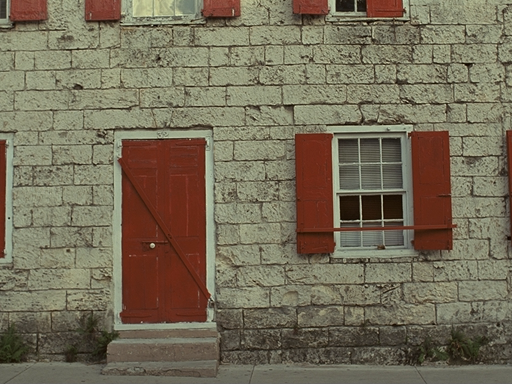
#> input picture reference_images/I01.BMP, 512 x 384 px
$ python -i 'качество.py'   (imports and definitions only)   (older library calls are emulated)
#> lines starting #> are read from the running program, lines starting #| are printed output that depends on the picture
#> further down, picture is the input picture: shape (384, 512, 3); mean B, G, R 88.4, 109.1, 118.1
import cv2
import numpy as np
import os
from skimage import io, color, util
from skimage.metrics import structural_similarity as ssim
from skimage.metrics import peak_signal_noise_ratio as psnr
def image_quality_squared_gradient(image):
    gray_image = cv2.cvtColor(image, cv2.COLOR_BGR2GRAY)
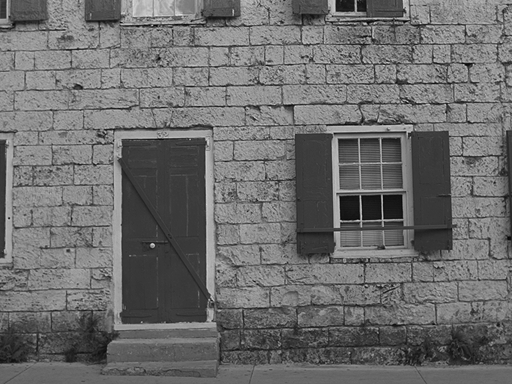
#> gray_image: shape (384, 512); min 1, max 225, mean 109.4
    gradient_x = cv2.Sobel(gray_image, cv2.CV_64F, 1, 0, ksize=3)
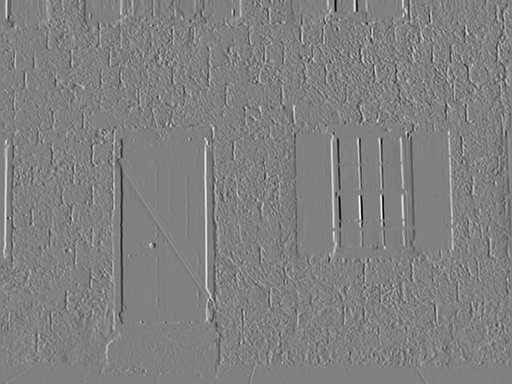
#> gradient_x: shape (384, 512) float64; min -742, max 726, mean 0; drawn with min black and max white
    gradient_y = cv2.Sobel(gray_image, cv2.CV_64F, 0, 1, ksize=3)
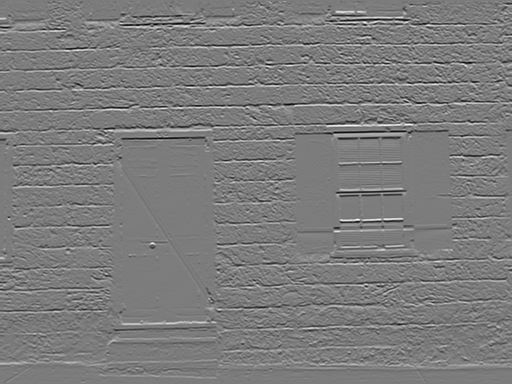
#> gradient_y: shape (384, 512) float64; min -703, max 737, mean -0.4; drawn with min black and max white
    squared_gradient = gradient_x ** 2 + gradient_y ** 2
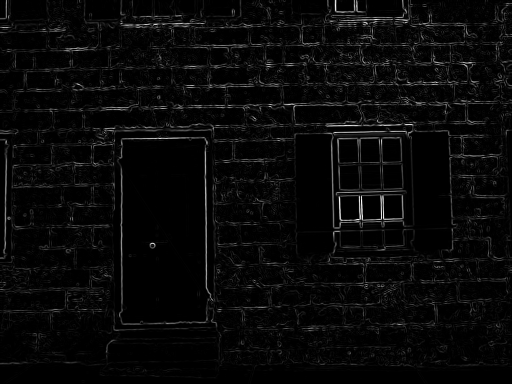
#> squared_gradient: shape (384, 512) float64; min 0, max 553700, mean 20273.7; drawn with min black and max white
    quality = np.mean(squared_gradient)
#> quality = 20273.7
    return quality
# [71 lines left out: functions calculate_brisque_quality, calculate_PSNR_quality, calculate_SSIM_quality, process_images_in_folders, not called in this run]

# [6 lines not run here, left out]

>>> import cv2
>>> picture = cv2.imread('reference_images/I01.BMP')
>>> result = image_quality_squared_gradient(picture)
#> result = 20273.7

$ run again, on reference_images/I05.BMP
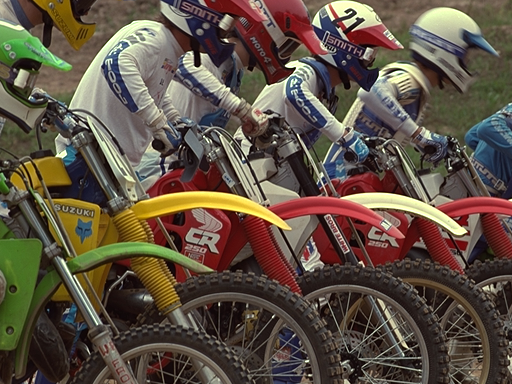
#> input picture reference_images/I05.BMP, 512 x 384 px
#> picture is the input picture: shape (384, 512, 3); mean B, G, R 68.2, 82, 95.1
#> in image_quality_squared_gradient, `gradient_y = cv2.Sobel(gray_image, cv2.CV_64F, 0, 1, ksize=3)`:
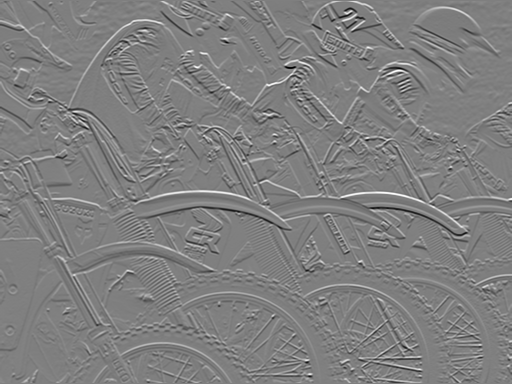
#> gradient_y: shape (384, 512) float64; min -998, max 992, mean -0.6; drawn with min black and max white
#> in image_quality_squared_gradient, `squared_gradient = gradient_x ** 2 + gradient_y ** 2`:
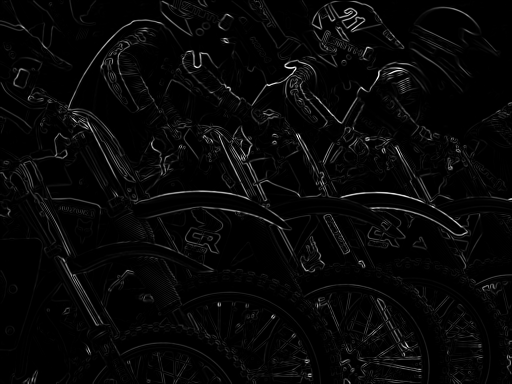
#> squared_gradient: shape (384, 512) float64; min 0, max 1101706, mean 34067; drawn with min black and max white
#> quality = 34067

$ run again, on reference_images/I06.BMP
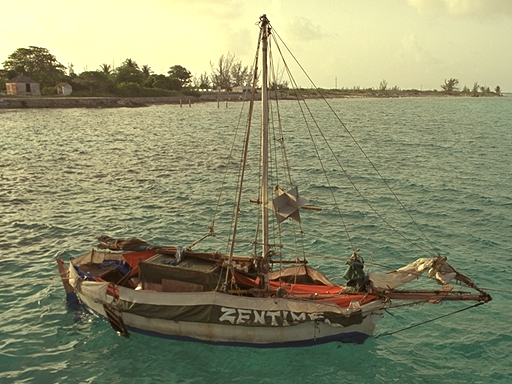
#> input picture reference_images/I06.BMP, 512 x 384 px
#> picture is the input picture: shape (384, 512, 3); mean B, G, R 108.3, 141.8, 140.3
#> in image_quality_squared_gradient, `gradient_y = cv2.Sobel(gray_image, cv2.CV_64F, 0, 1, ksize=3)`:
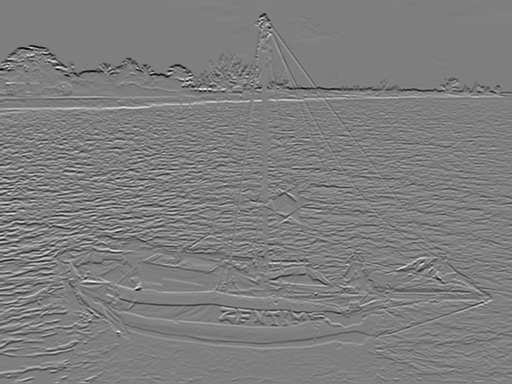
#> gradient_y: shape (384, 512) float64; min -820, max 825, mean -3.2; drawn with min black and max white
#> in image_quality_squared_gradient, `squared_gradient = gradient_x ** 2 + gradient_y ** 2`:
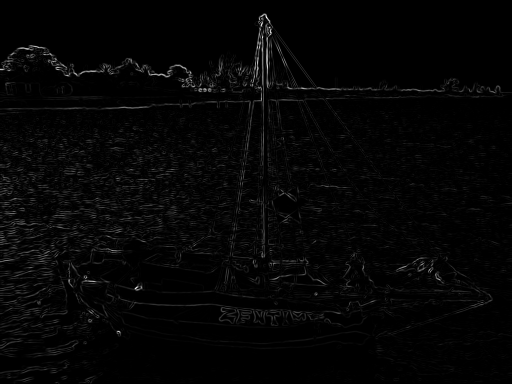
#> squared_gradient: shape (384, 512) float64; min 0, max 878594, mean 18776; drawn with min black and max white
#> quality = 18776

$ run again, on reference_images/I08.BMP
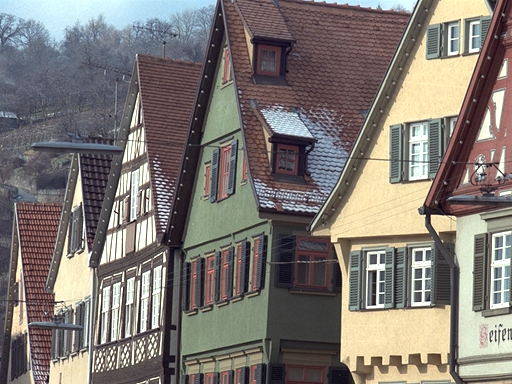
#> input picture reference_images/I08.BMP, 512 x 384 px
#> picture is the input picture: shape (384, 512, 3); mean B, G, R 115.3, 120.2, 126.5
#> in image_quality_squared_gradient, `gradient_y = cv2.Sobel(gray_image, cv2.CV_64F, 0, 1, ksize=3)`:
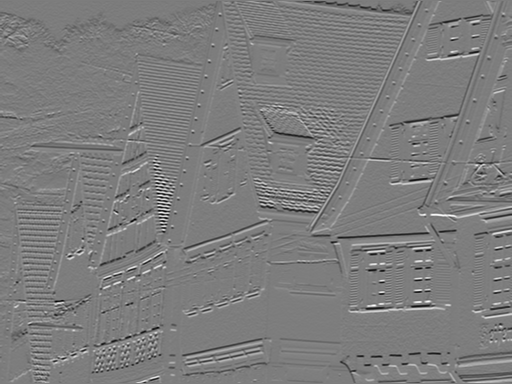
#> gradient_y: shape (384, 512) float64; min -898, max 926, mean -1.6; drawn with min black and max white
#> in image_quality_squared_gradient, `squared_gradient = gradient_x ** 2 + gradient_y ** 2`:
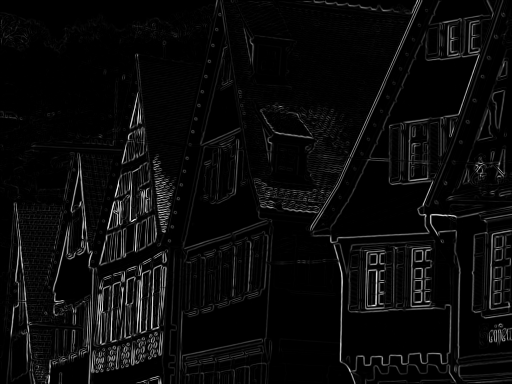
#> squared_gradient: shape (384, 512) float64; min 0, max 978554, mean 42000.3; drawn with min black and max white
#> quality = 42000.3
